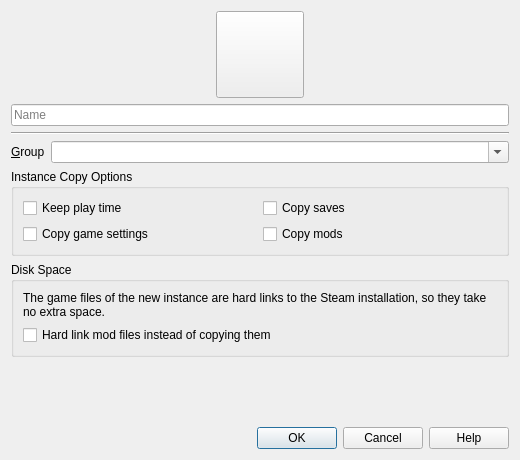
<?xml version="1.0" encoding="UTF-8"?>
<ui version="4.0">
 <class>CopyInstanceDialog</class>
 <widget class="QDialog" name="CopyInstanceDialog">
  <property name="windowModality">
   <enum>Qt::ApplicationModal</enum>
  </property>
  <property name="geometry">
   <rect>
    <x>0</x>
    <y>0</y>
    <width>520</width>
    <height>460</height>
   </rect>
  </property>
  <property name="windowTitle">
   <string>Copy Instance</string>
  </property>
  <property name="windowIcon">
   <iconset>
    <normaloff>:/icons/toolbar/copy</normaloff>:/icons/toolbar/copy</iconset>
  </property>
  <property name="modal">
   <bool>true</bool>
  </property>
  <layout class="QVBoxLayout" name="verticalLayout">
   <item>
    <layout class="QHBoxLayout" name="iconBtnLayout">
     <item>
      <spacer name="iconBtnLeftSpacer">
       <property name="orientation">
        <enum>Qt::Horizontal</enum>
       </property>
       <property name="sizeHint" stdset="0">
        <size>
         <width>40</width>
         <height>20</height>
        </size>
       </property>
      </spacer>
     </item>
     <item>
      <widget class="QToolButton" name="iconButton">
       <property name="iconSize">
        <size>
         <width>80</width>
         <height>80</height>
        </size>
       </property>
      </widget>
     </item>
     <item>
      <spacer name="iconBtnRightSpacer">
       <property name="orientation">
        <enum>Qt::Horizontal</enum>
       </property>
       <property name="sizeHint" stdset="0">
        <size>
         <width>40</width>
         <height>20</height>
        </size>
       </property>
      </spacer>
     </item>
    </layout>
   </item>
   <item>
    <widget class="QLineEdit" name="instNameTextBox">
     <property name="placeholderText">
      <string>Name</string>
     </property>
    </widget>
   </item>
   <item>
    <widget class="Line" name="line">
     <property name="orientation">
      <enum>Qt::Horizontal</enum>
     </property>
    </widget>
   </item>
   <item>
    <layout class="QGridLayout" name="groupDropdownLayout">
     <item row="0" column="0">
      <widget class="QLabel" name="groupLabel">
       <property name="text">
        <string>&amp;Group</string>
       </property>
       <property name="buddy">
        <cstring>groupBox</cstring>
       </property>
      </widget>
     </item>
     <item row="0" column="1">
      <widget class="QComboBox" name="groupBox">
       <property name="sizePolicy">
        <sizepolicy hsizetype="Expanding" vsizetype="Fixed">
         <horstretch>0</horstretch>
         <verstretch>0</verstretch>
        </sizepolicy>
       </property>
       <property name="editable">
        <bool>true</bool>
       </property>
      </widget>
     </item>
    </layout>
   </item>
   <item>
    <widget class="QGroupBox" name="copyOptionsGroup">
     <property name="title">
      <string>Instance Copy Options</string>
     </property>
     <layout class="QGridLayout" name="copyOptionsLayout">
      <item row="0" column="0">
       <widget class="QCheckBox" name="keepPlaytimeCheckbox">
        <property name="text">
         <string>Keep play time</string>
        </property>
       </widget>
      </item>
      <item row="0" column="1">
       <widget class="QCheckBox" name="copySavesCheckbox">
        <property name="toolTip">
         <string>Copy the saves of the instance into the new one. Copying from the Steam instance only reads your saves, it never changes them.</string>
        </property>
        <property name="text">
         <string>Copy saves</string>
        </property>
       </widget>
      </item>
      <item row="1" column="0">
       <widget class="QCheckBox" name="copySettingsCheckbox">
        <property name="toolTip">
         <string>Copy the game's INI files and everything else the instance keeps in its Documents and AppData folders.</string>
        </property>
        <property name="text">
         <string>Copy game settings</string>
        </property>
       </widget>
      </item>
      <item row="1" column="1">
       <widget class="QCheckBox" name="copyModsCheckbox">
        <property name="toolTip">
         <string>Copy the installed mods, their order and the plugin load order.</string>
        </property>
        <property name="text">
         <string>Copy mods</string>
        </property>
       </widget>
      </item>
     </layout>
    </widget>
   </item>
   <item>
    <widget class="QGroupBox" name="linkFilesGroup">
     <property name="title">
      <string>Disk Space</string>
     </property>
     <layout class="QVBoxLayout" name="linkOptionsLayout">
      <item>
       <widget class="QLabel" name="linkOptionsLabel">
        <property name="text">
         <string>The game files of the new instance are hard links to the Steam installation, so they take no extra space.</string>
        </property>
        <property name="wordWrap">
         <bool>true</bool>
        </property>
       </widget>
      </item>
      <item>
       <widget class="QCheckBox" name="linkModFilesCheckbox">
        <property name="toolTip">
         <string>Both instances share the same mod files. Saves space, but a mod file changed in one instance changes in the other too.</string>
        </property>
        <property name="text">
         <string>Hard link mod files instead of copying them</string>
        </property>
       </widget>
      </item>
     </layout>
    </widget>
   </item>
   <item>
    <spacer name="verticalSpacer">
     <property name="orientation">
      <enum>Qt::Vertical</enum>
     </property>
     <property name="sizeHint" stdset="0">
      <size>
       <width>20</width>
       <height>10</height>
      </size>
     </property>
    </spacer>
   </item>
   <item>
    <widget class="QDialogButtonBox" name="buttonBox">
     <property name="orientation">
      <enum>Qt::Horizontal</enum>
     </property>
     <property name="standardButtons">
      <set>QDialogButtonBox::Cancel|QDialogButtonBox::Help|QDialogButtonBox::Ok</set>
     </property>
    </widget>
   </item>
  </layout>
 </widget>
 <tabstops>
  <tabstop>iconButton</tabstop>
  <tabstop>instNameTextBox</tabstop>
  <tabstop>groupBox</tabstop>
  <tabstop>keepPlaytimeCheckbox</tabstop>
  <tabstop>copySavesCheckbox</tabstop>
  <tabstop>copySettingsCheckbox</tabstop>
  <tabstop>copyModsCheckbox</tabstop>
  <tabstop>linkModFilesCheckbox</tabstop>
 </tabstops>
 <resources/>
 <connections>
  <connection>
   <sender>buttonBox</sender>
   <signal>accepted()</signal>
   <receiver>CopyInstanceDialog</receiver>
   <slot>accept()</slot>
  </connection>
  <connection>
   <sender>buttonBox</sender>
   <signal>rejected()</signal>
   <receiver>CopyInstanceDialog</receiver>
   <slot>reject()</slot>
  </connection>
 </connections>
</ui>
